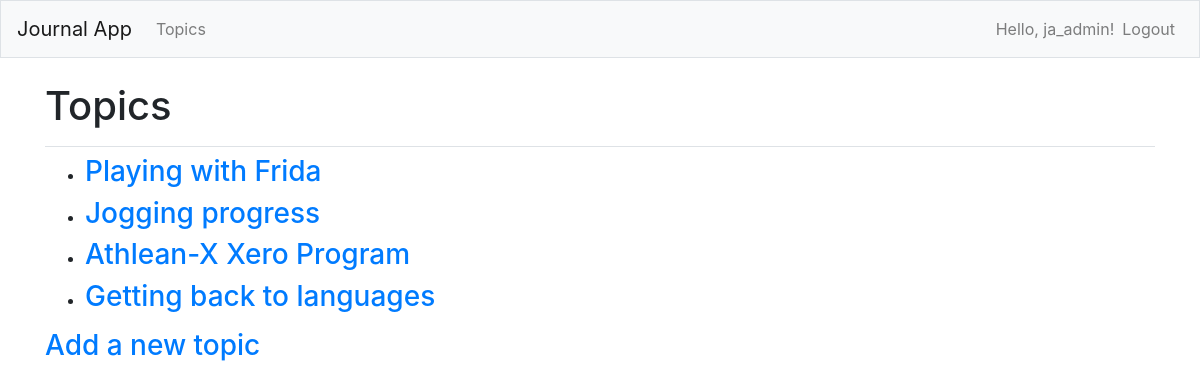
Page /topics/ (signed in) on the earlier database version.
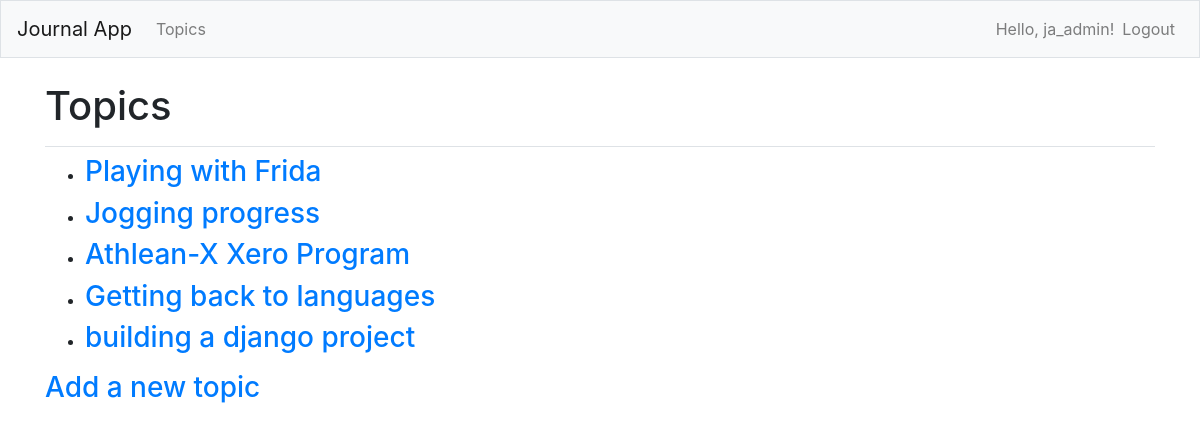
Same page on the later database version.
### journal_entries/models.py (models this page shows)
class Topic(models.Model):
    text = models.CharField(max_length=200)
    date_added = models.DateTimeField(auto_now_add=True)
    owner = models.ForeignKey(User, on_delete=models.CASCADE)
    def __str__(self):
        return self.text

### journal_entries/views.py (the view)
# urls.py: path('topics/', views.topics, name='topics'),
@login_required
def topics(request):
    topics = Topic.objects.filter(owner=request.user).order_by('date_added')
    context = {'topics': topics}
    return render(request, 'journal_entries/topics.html', context)

### journal_entries/templates/journal_entries/topics.html
{% extends "journal_entries/base.html" %}
{% block page_header %}
  <h1>Topics</h1>
{% endblock page_header %}
{% block content %}
<ul>
  {% for topic in topics %}
    <li><h3>
      <a href="{% url 'journal_entries:topic' topic.id %}">{{ topic }}</a>
    </h3></li>
  {% empty %}
    <li><h3>No topics added yet.</h3></li>
  {% endfor %}
</ul>
<h3><a href="{% url 'journal_entries:new_topic' %}">Add a new topic</a></h3>
{% endblock content %}

Differences in the rows shown:
added Topic: text "building a django project"
